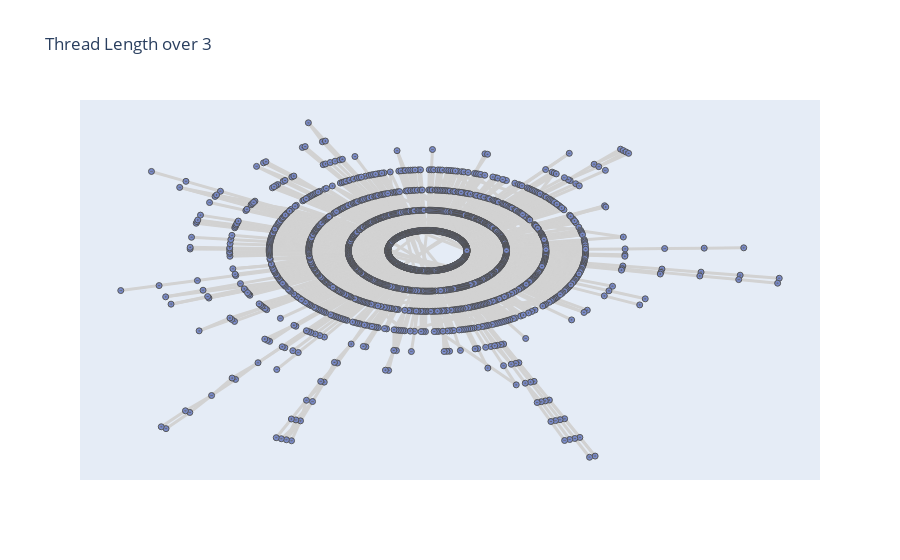

This figure's notebook cell:
### Code cell
plot_igraph_plotly(g, layout='rt_circular', title=f'Thread Length over {3}')

### Figure 1 — Plotly figure (JSON) as saved in the notebook; plotly's stock layout.template omitted (floating-point values rounded to 4 significant figures; data arrays with more than 128 entries replaced by an {"elided": "..."} marker saying what was removed)
{"data": [{"hoverinfo": "none", "line": {"color": "rgb(210,210,210)", "width": 3}, "mode": "lines", "type": "scatter", "x": {"elided": "4557 float values"}, "y": {"elided": "4557 float values"}}, {"hoverinfo": "text", "marker": {"color": "#6175c1", "line": {"color": "rgb(50,50,50)", "width": 1}, "size": 6, "symbol": "circle-dot"}, "mode": "markers", "name": "bla", "opacity": 0.8, "text": {"elided": "1664 str values"}, "type": "scatter", "x": {"elided": "1664 float values"}, "y": {"elided": "1664 float values"}}], "layout": {"showlegend": false, "title": {"text": "Thread Length over 3"}, "xaxis": {"visible": false}, "yaxis": {"visible": false}}}
